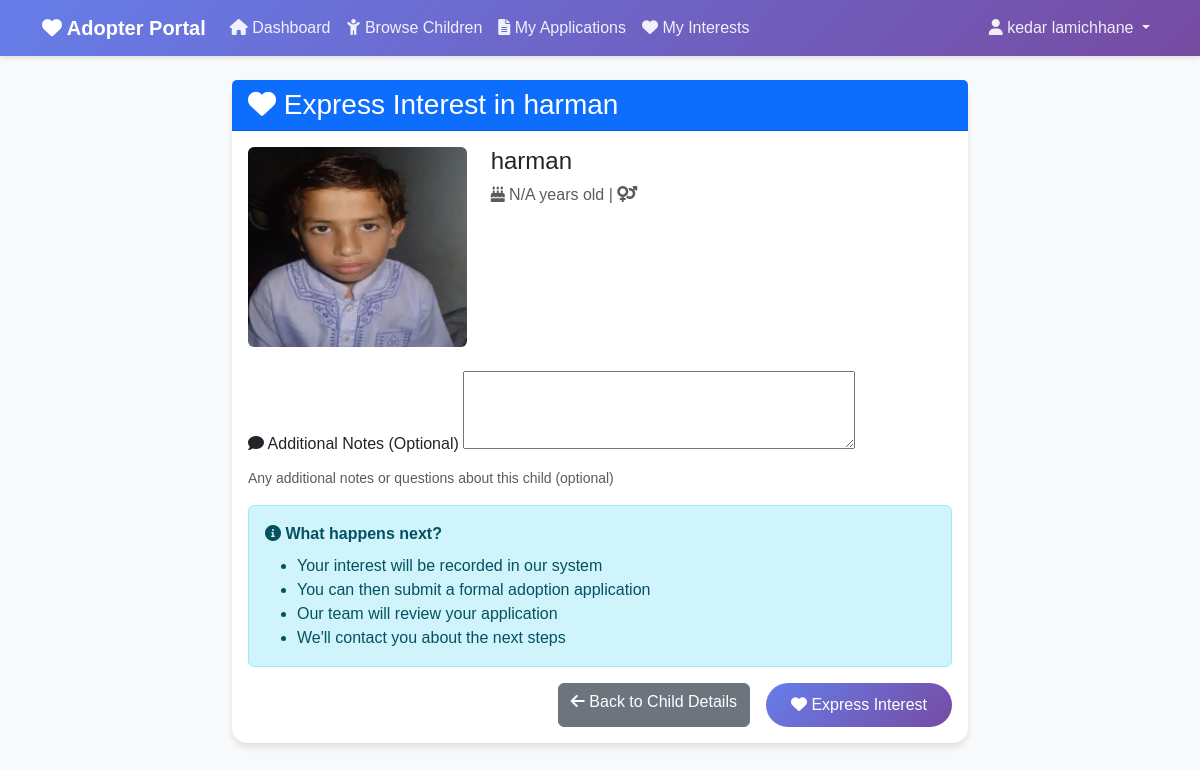
Screenshot of /adopter/express-interest/2/ (signed in) with the database file from the repository.
### orphanage/models.py (models this page shows, shortened)
class Child(models.Model):
    name = models.CharField(max_length=100)
    gender = models.CharField(
        max_length=10,
        choices=[('Male', 'Male'), ('Female', 'Female'), ('Other', 'Other')]
    )
    admission_date = models.DateField(default=date.today)
    photo = models.ImageField(upload_to='child_photos/', null=True, blank=True)
    priority = models.IntegerField(default=1)
    need = models.TextField(blank=True, null=True)
    age = models.IntegerField(null=True, blank=True)
    child_need_fulfilled = models.BooleanField(default=False)
    date_of_birth = models.DateField(null=True, blank=True, help_text="Child's date of birth")
    background = models.TextField(blank=True, null=True, help_text="Child's background story and history")
    hobbies_interests = models.TextField(blank=True, null=True, help_text="Child's hobbies, interests, and activities")
    personality = models.TextField(blank=True, null=True, help_text="Child's personality traits and characteristics")
    health_status = models.TextField(blank=True, null=True, help_text="Health conditions and medical information")
    education_level = models.CharField(max_length=50, blank=True, null=True, help_text="Current education level")
    favorite_subjects = models.CharField(max_length=200, blank=True, null=True, help_text="Favorite subjects or activities")
    special_skills = models.TextField(blank=True, null=True, help_text="Special talents or skills")
    dietary_requirements = models.TextField(blank=True, null=True, help_text="Any dietary restrictions or preferences")
    languages_spoken = models.CharField(max_length=200, blank=True, null=True, help_text="Languages the child speaks")
    is_available_for_adoption = models.BooleanField(default=True, help_text="Whether child is available for adoption")
    adoption_notes = models.TextField(blank=True, null=True, help_text="Special notes for potential adopters")

### orphanage/views/adopter_views.py (the view)
# urls.py: path('adopter/express-interest/<int:child_id>/', adopter_views.express_interest, name='express_interest'),
@login_required
def express_interest(request, child_id):
    try:
        adopter = request.user.adopter_profile
    except Adopter.DoesNotExist:
        messages.error(request, 'Adopter profile not found.')
        return redirect('orphanage:adopter_register')
    child = get_object_or_404(Child, id=child_id)
    if AdoptionInterest.objects.filter(adopter=adopter, child=child).exists():
        messages.info(request, 'You have already expressed interest in this child.')
        return redirect('orphanage:child_detail_adopter', child_id=child_id)
    if request.method == 'POST':
        form = AdoptionInterestForm(request.POST)
        if form.is_valid():
            interest = form.save(commit=False)
            interest.adopter = adopter
            interest.child = child
            interest.save()
            messages.success(request, f'Interest expressed for {child.name}! You can now apply for adoption.')
            return redirect('orphanage:child_detail_adopter', child_id=child_id)
    else:
        form = AdoptionInterestForm()
    context = {
        'form': form,
        'child': child,
        'adopter': adopter,
    }
    return render(request, 'orphanage/adopter/express_interest.html', context)

### orphanage/forms/adopter_forms.py
class AdoptionInterestForm(forms.ModelForm):
    notes = forms.CharField(
        widget=forms.Textarea(attrs={'rows': 3}),
        required=False,
        help_text="Any additional notes or questions about this child (optional)"
    )
    class Meta:
        model = AdoptionInterest
        fields = ['notes']

### orphanage/templates/orphanage/adopter/express_interest.html (shortened to what this page needs)
{% extends "orphanage/adopter/base.html" %}
{% block content %}
<div class="row justify-content-center">
    <div class="col-md-8">
        <div class="card">
            <div class="card-header bg-primary text-white">
                <h3 class="mb-0"><i class="fas fa-heart"></i> Express Interest in {{ child.name }}</h3>
            </div>
            <div class="card-body">
                <div class="row mb-4">
                    <div class="col-md-4 text-center">
                        {% if child.photo %}
                            <img src="{{ child.photo.url }}" class="img-fluid rounded" alt="{{ child.name }}"
                                 style="max-height: 200px; width: 100%; object-fit: cover;">
                        {% else %}
                            <div class="bg-light rounded d-flex align-items-center justify-content-center"
                                 style="height: 200px;">
                                <i class="fas fa-user fa-4x text-muted"></i>
                            </div>
                        {% endif %}
                    </div>
                    <div class="col-md-8">
                        <h4>{{ child.name }}</h4>
                        <p class="text-muted">
                            <i class="fas fa-birthday-cake"></i> {{ child.age|default:"N/A" }} years old |
                            <i class="fas fa-venus-mars"></i> {{ child.gender }}
                        </p>
                    </div>
                </div>
                <form method="post">
                    <div class="mb-3">
                        <label for="{{ form.notes.id_for_label }}" class="form-label">
                            <i class="fas fa-comment"></i> Additional Notes (Optional)
                        </label>
                        {{ form.notes }}
                        <div class="form-text">{{ form.notes.help_text }}</div>
                    </div>
                    <div class="alert alert-info">
                        <i class="fas fa-info-circle"></i>
                        <strong>What happens next?</strong>
                        <ul class="mb-0 mt-2">
                            <li>Your interest will be recorded in our system</li>
                            <li>You can then submit a formal adoption application</li>
                            <li>Our team will review your application</li>
                            <li>We'll contact you about the next steps</li>
                        </ul>
                    </div>
                    <div class="d-grid gap-2 d-md-flex justify-content-md-end">
                        <a href="{% url 'orphanage:child_detail_adopter' child.id %}" class="btn btn-secondary me-md-2">
                            <i class="fas fa-arrow-left"></i> Back to Child Details
                        </a>
                        <button type="submit" class="btn btn-primary">
                            <i class="fas fa-heart"></i> Express Interest
                        </button>
                    </div>
                </form>
            </div>
        </div>
    </div>
</div>
{% endblock %}

### orphanage/templates/orphanage/adopter/base.html (shortened to what this page needs)
{% load static %}
<!DOCTYPE html>
<html lang="en">
<head>
    <link href="https://cdn.jsdelivr.net/npm/bootstrap@5.3.3/dist/css/bootstrap.min.css" rel="stylesheet">
    <link href="https://cdnjs.cloudflare.com/ajax/libs/font-awesome/6.0.0/css/all.min.css" rel="stylesheet">
</head>
<body>
    <nav class="navbar navbar-expand-lg navbar-dark">
        <div class="container">
            <a class="navbar-brand" href="{% url 'orphanage:adopter_dashboard' %}">
                <i class="fas fa-heart"></i> Adopter Portal
            </a>
            <div class="collapse navbar-collapse" id="navbarNav">
                <ul class="navbar-nav me-auto">
                    <li class="nav-item">
                        <a class="nav-link" href="{% url 'orphanage:adopter_dashboard' %}">
                            <i class="fas fa-home"></i> Dashboard
                        </a>
                    </li>
                    <li class="nav-item">
                        <a class="nav-link" href="{% url 'orphanage:browse_children' %}">
                            <i class="fas fa-child"></i> Browse Children
                        </a>
                    </li>
                    <li class="nav-item">
                        <a class="nav-link" href="{% url 'orphanage:my_applications' %}">
                            <i class="fas fa-file-alt"></i> My Applications
                        </a>
                    </li>
                    <li class="nav-item">
                        <a class="nav-link" href="{% url 'orphanage:my_interests' %}">
                            <i class="fas fa-heart"></i> My Interests
                        </a>
                    </li>
                </ul>
                <ul class="navbar-nav">
                    <li class="nav-item dropdown">
                        <a class="nav-link dropdown-toggle" href="#" id="navbarDropdown" role="button" data-bs-toggle="dropdown">
                            <i class="fas fa-user"></i> {{ user.get_full_name|default:user.username }}
                        </a>
                    </li>
                </ul>
            </div>
        </div>
    </nav>
    <div class="container mt-4">
        {% block content %}
        {% endblock %}
    </div>
</body>
</html>

### orphanage/templates/orphanage/adopter/base.html (style rules this page uses)
body { font-family: 'Arial', sans-serif; background-color: #f8f9fa; }
.navbar { background: linear-gradient(135deg, #667eea 0%, #764ba2 100%); box-shadow: 0 2px 4px rgba(0,0,0,0.1); }
.navbar-brand { font-weight: bold; color: white !important; }
.navbar-nav .nav-link { color: rgba(255,255,255,0.9) !important; font-weight: 500; transition: color 0.3s; }
.card { border: none; border-radius: 15px; box-shadow: 0 4px 6px rgba(0,0,0,0.1); transition: transform 0.3s, box-shadow 0.3s; }
.btn-primary { background: linear-gradient(135deg, #667eea 0%, #764ba2 100%); border: none; border-radius: 25px; padding: 10px 25px; font-weight: 500; }

### rows the page displays
Child: name "harman", photo (picture), age "N/A"

### other values shown
{{ user.get_full_name|default:user.username }} "kedar lamichhane"
